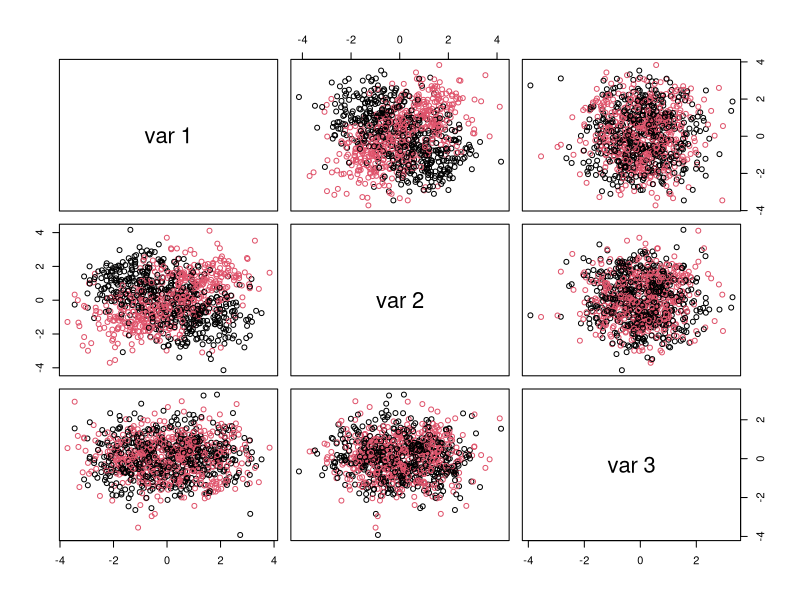
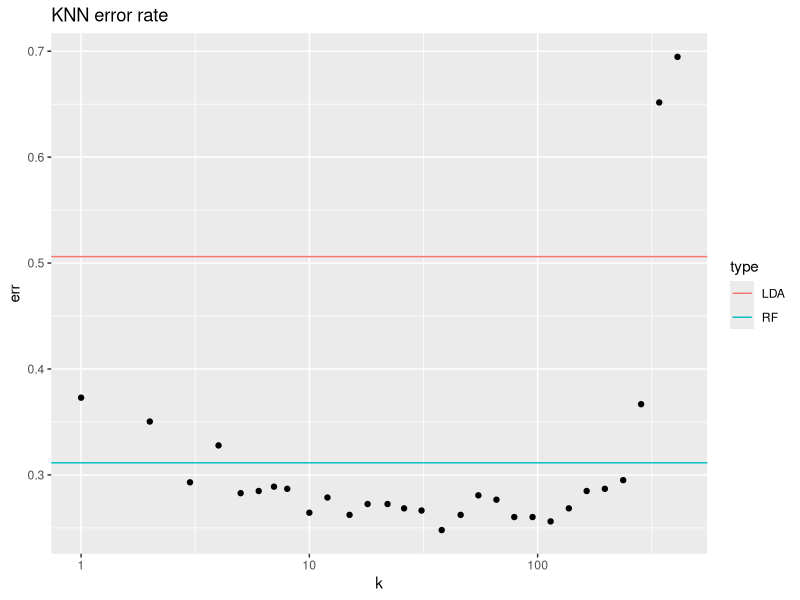
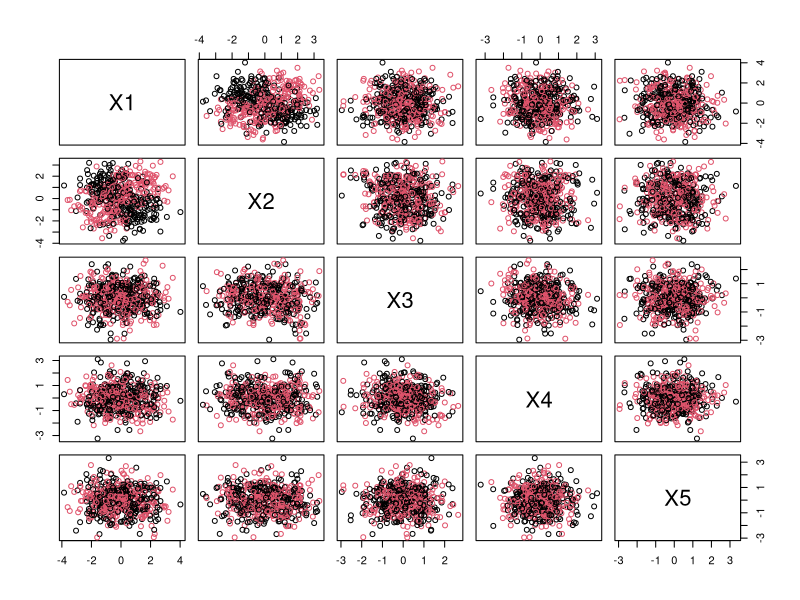
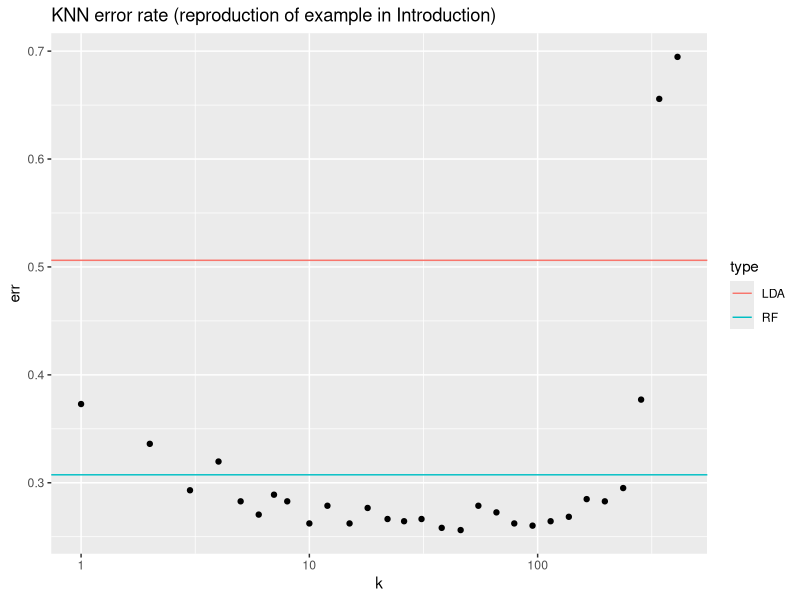
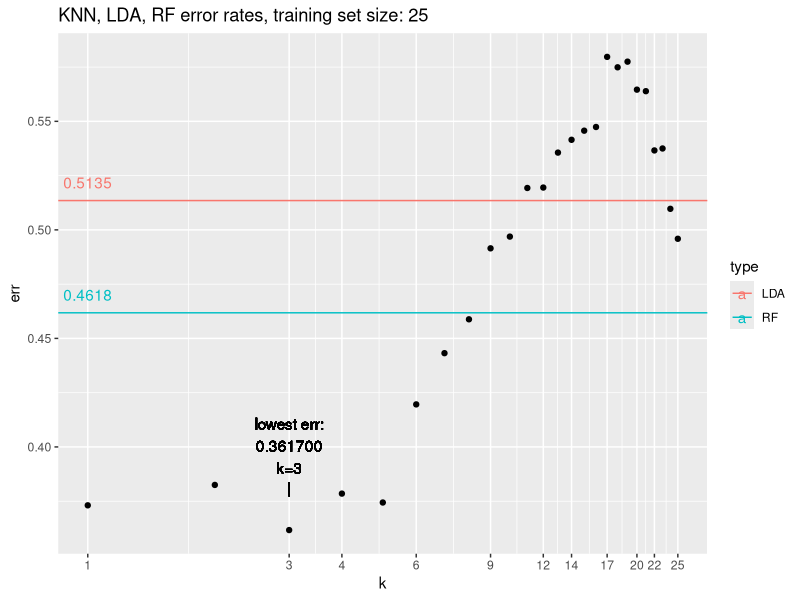
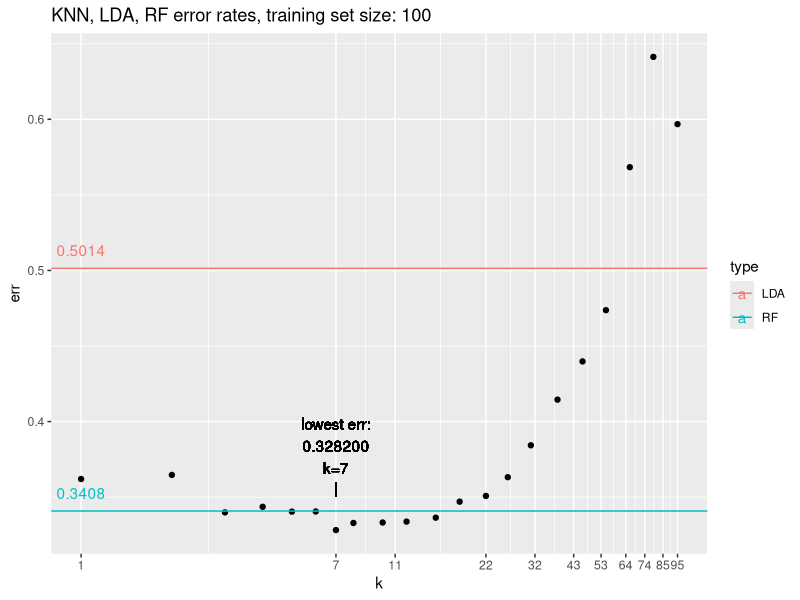
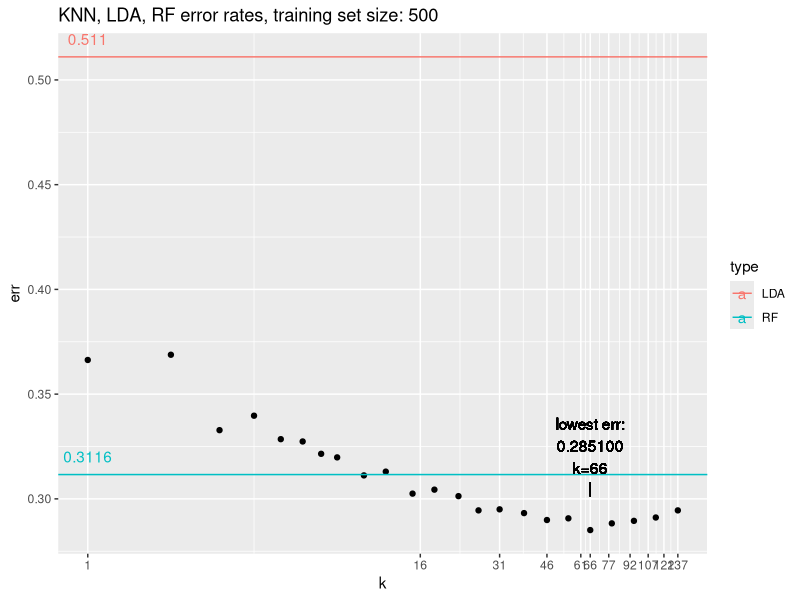
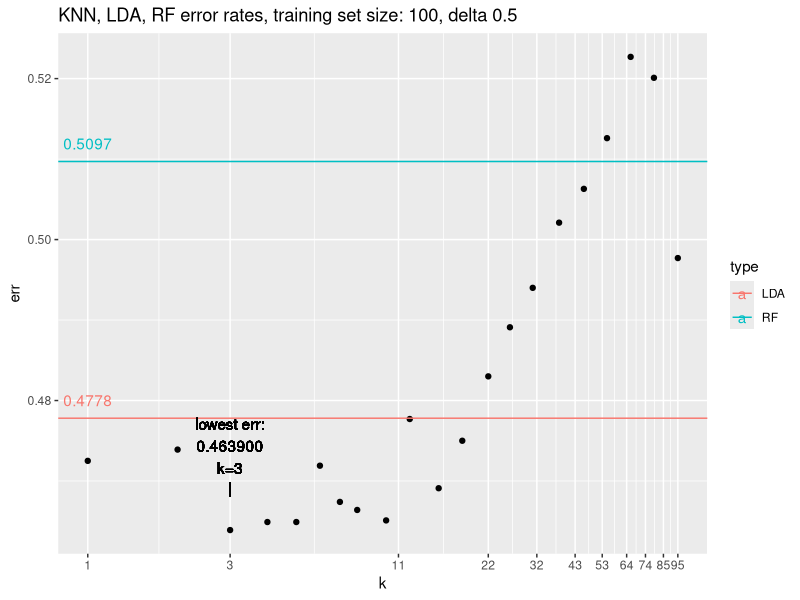

The R script that drew these images, in order:
## ---- chunk 1
library(randomForest)
library(MASS)
library(class)
library(ggplot2)
knitr::opts_chunk$set(echo = TRUE)

set.seed(2)
## ---- chunk 2
# How many observations:
nObs <- 1000
# How many predictors are associated with outcome:
nClassVars <- 2
# How many predictors are not:
nNoiseVars <- 1
# To modulate average difference between two classes' predictor values:
deltaClass <- 1
# Simulate dataset with interaction between attribute levels associated with the outcome:
xyzTmp <- matrix(rnorm(nObs*(nClassVars+nNoiseVars)),nrow=nObs,ncol=nClassVars+nNoiseVars)
classTmp <- 1
for ( iTmp in 1:nClassVars ) {
  deltaTmp <- sample(deltaClass*c(-1,1),nObs,replace=TRUE)
  xyzTmp[,iTmp] <- xyzTmp[,iTmp] + deltaTmp
  classTmp <- classTmp * deltaTmp
}
classTmp <- factor(classTmp > 0)
table(classTmp)
# plot resulting attribute levels colored by outcome:
pairs(xyzTmp,col=as.numeric(classTmp))
## ---- chunk 3
# Split data into train and test
bTrain <- sample(c(FALSE,TRUE),nrow(xyzTmp),replace=TRUE)
# Fit random forest to train data, obtain test error:
rfRes <- randomForest(xyzTmp[bTrain,],classTmp[bTrain])
rfTmpTbl <- table(classTmp[!bTrain],predict(rfRes,newdata=xyzTmp[!bTrain,]))
rfTmpTbl
## ---- chunk 4
# Fit LDA model to train data and evaluate error on the test data:
ldaRes <- lda(xyzTmp[bTrain,],classTmp[bTrain])
ldaTmpTbl <- table(classTmp[!bTrain],predict(ldaRes,newdata=xyzTmp[!bTrain,])$class)
ldaTmpTbl
## ---- chunk 5
# Fit KNN model at several levels of k:

dfTmp <- NULL
for ( kTmp in sort(unique(floor(1.2^(1:33)))) ) {
  knnRes <- knn(xyzTmp[bTrain,],xyzTmp[!bTrain,],classTmp[bTrain],k=kTmp)
  tmpTbl <- table(classTmp[!bTrain],knnRes)
  dfTmp <- rbind(dfTmp,data.frame(err=1-sum(diag(tmpTbl))/sum(tmpTbl),k=kTmp))
}
ggplot(dfTmp,aes(x=k,y=err))+geom_point()+scale_x_log10()+geom_hline(aes(yintercept = err,colour=type),data=data.frame(type=c("LDA","RF"),err=c(1-sum(diag(ldaTmpTbl))/sum(ldaTmpTbl),1-sum(diag(rfTmpTbl))/sum(rfTmpTbl))))+ggtitle("KNN error rate")
## ---- chunk 6
# nClassVars: How many predictors are associated with outcome:
# nNoiseVars: How many predictors are not:
# deltaClass: To modulate average difference between two classes' predictor values:
sim_data = function(nObs=1000, nClassVars=2, nNoiseVars=1, deltaClass=1){
  set.seed(63)
  # Simulate dataset with interaction between attribute levels associated with the outcome:
  xyzTmp = matrix(rnorm(nObs*(nClassVars+nNoiseVars)),nrow=nObs,ncol=nClassVars+nNoiseVars)
  classTmp = 1
  for ( iTmp in 1:nClassVars ) {
    deltaTmp = sample(deltaClass*c(-1,1), nObs,replace=TRUE)
    xyzTmp[,iTmp] = xyzTmp[,iTmp] + deltaTmp
    classTmp = classTmp * deltaTmp
  }
  classTmp = factor(classTmp > 0)
  
  # return data.frame with class as first column = 'y_class'
  return(data.frame(y_class=classTmp, xyzTmp))
  #return (cbind(classTmp, xyzTmp))
}

train_25 = sim_data(nObs=25, nClassVars=2, nNoiseVars=3, deltaClass=1)
train_100 = sim_data(nObs=100, nClassVars=2, nNoiseVars=3, deltaClass=1)
train_500 = sim_data(nObs=500, nClassVars=2, nNoiseVars=3, deltaClass=1)

## ---- chunk 7
# sanity check on the training set of 500 observations
table(train_500[,1])

# plot resulting attribute levels colored by outcome:
pairs(train_500[,-1], col=as.numeric(train_500[,1]))
## ---- chunk 8
err_rate = function(tbl) {
  return (1-sum(diag(tbl))/sum(tbl))
}

rf_predict_table = function (train, test, mtry_val=0) {
  # y_class outcome variable is in first column
  if (mtry_val == 0) {
    rf_fit = randomForest(train[,-1], train[,1])
  } else {
      print(paste0('mtry passed in = ', mtry_val))
      rf_fit = randomForest(train[,-1], train[,1], mtry=mtry_val)
  }
  rf_pred_table = table(test[,1],predict(rf_fit, newdata=test[,-1]))
  rf_err_rate = err_rate(rf_pred_table)
  
  list(conf_table=rf_pred_table, err_rate=rf_err_rate)
}

lda_predict_table = function(train, test) {
  lda_fit = lda(train[,-1], train[,1])
  lda_pred_table = table(test[,1], predict(lda_fit, newdata=test[,-1])$class)
  lda_err_rate = err_rate(lda_pred_table)
  
  list(conf_table=lda_pred_table, err_rate=lda_err_rate)
}

knn_predict_multiple = function(train, test, knn_range=1:10) {
  df_knn = NULL
  for ( kTmp in knn_range) {
    if (kTmp > nrow(data.frame(train)) ) {
      # if k > number of observations, skip
      next
    }
    knn_fit = knn(data.frame(train[,-1]), data.frame(test[,-1]), train[,1], k=kTmp)
    tmp_tbl = table(test[,1], knn_fit)
    df_knn = rbind(df_knn, data.frame(err=err_rate(tmp_tbl), k=kTmp))
  }
  return (df_knn)
}
## ---- chunk 9
df_repro_train = data.frame(classTmp[bTrain], xyzTmp[bTrain,])
df_repro_test = data.frame(classTmp[!bTrain], xyzTmp[!bTrain,])

lda_predict_repro = lda_predict_table(df_repro_train, df_repro_test)
lda_tmp_tbl_repro = lda_predict_repro$conf_table
lda_error_repro = lda_predict_repro$err_rate
rf_predict_repro = rf_predict_table(df_repro_train, df_repro_test)
rf_tmp_tbl_repro = rf_predict_repro$conf_table
rf_error_repro = rf_predict_repro$err_rate


rng = sort(unique(floor(1.2^(1:33)))) 
df_knn_repro = knn_predict_multiple(df_repro_train, df_repro_test, knn_range=rng)

ggplot(df_knn_repro,aes(x=k,y=err))+geom_point()+scale_x_log10()+geom_hline(aes(yintercept = err,colour=type),data=data.frame(type=c("LDA","RF"),err=c(lda_error_repro, rf_error_repro)))+ggtitle("KNN error rate (reproduction of example in Introduction)")

## ---- chunk 10
test = sim_data(nObs=10000, nClassVars=2, nNoiseVars=3, deltaClass=1)
## ---- chunk 11
rf_25 = rf_predict_table(train_25, test) 
rf_100 = rf_predict_table(train_100, test) 
rf_500 = rf_predict_table(train_500, test) 

lda_25 = lda_predict_table(train_25, test)
lda_100 = lda_predict_table(train_100, test)
lda_500 = lda_predict_table(train_500, test)

n=25
cat(sprintf('nObs=%s training set\n', n))
cat('* Random Forest\n')
rf_25
cat('* LDA\n')
lda_25

n=100
cat(sprintf('nObs=%s training set\n', n))
cat('* Random Forest\n')
rf_100
cat('* LDA\n')
lda_100

n=500
cat(sprintf('nObs=%s training set\n', n))
cat('* Random Forest\n')
rf_500
cat('* LDA\n')
lda_500
## ---- chunk 12

get_err_plot = function(df, lda_err_rate, rf_err_rate, title_suffix) {
  # if more than one, return the first row
  lowest_err_row = df[which(df$err==min(df$err)),][1,]
  lowest_err_value = round(lowest_err_row$err, 4)
  lowest_err_k = lowest_err_row$k
  lowest_err_label = sprintf('lowest err:\n%f\nk=%d', lowest_err_row$err, lowest_err_k)
  
  plt = (ggplot(df,aes(x=k,y=err)) 
         + geom_point() 
  #       + scale_x_log10()
    + scale_x_log10(breaks=sort(c(round(seq(min(df$k), max(df$k), length.out=10)), lowest_err_k)))
         + geom_hline(aes(yintercept=err, colour=type), 
                      data=data.frame(type=c("LDA","RF"), 
                      err=c(lda_err_rate, rf_err_rate))) 
  
         + geom_text(aes(1, err, colour=type, label=err_rate_label, vjust = -1),
                      data=data.frame(type=c("LDA","RF"), 
                        err_rate_label=c(lda_err_rate, rf_err_rate),
                        err=c(lda_err_rate, rf_err_rate))) 
  
         #+ geom_text(aes(1, lda_err_rate, label=lda_err_rate, vjust = -1))
         #+ geom_text(aes(1, rf_err_rate, label=rf_err_rate, vjust = -1))
         + geom_text(aes(lowest_err_k, lowest_err_value, label=lowest_err_label, vjust=-1))
         + geom_text(aes(lowest_err_k, lowest_err_value, label='|', vjust=-3))
         + ggtitle(sprintf('KNN, LDA, RF error rates, %s ', title_suffix)))
  
  return (list(g_plot=plt, err_info=lowest_err_row))
}

# testing of above
rng = sort(unique(floor(1.2^(1:26)))) 
df_knn_train_100 = knn_predict_multiple(train_100, test, knn_range=rng)
out = get_err_plot(df_knn_train_100, lda_100$err_rate, rf_100$err_rate, 'TESTING ** TESTING') 
# out$g_plot
## ---- chunk 13
# put in a reasonable range for this training dataset
#  though it will effectivley exit once k > number of training observations
rng = 1:25
df_knn_train_25 = knn_predict_multiple(train_25, test, knn_range=rng)

# norm_scale_plt_test = (ggplot(df_knn_train_25,aes(x=k,y=err)) 
#        + geom_point() 
#        + scale_x_continuous(breaks=df_knn_train_25$k)
#        + geom_hline(aes(yintercept = err, colour=type), data=data.frame(type=c("LDA","RF"),err=c(lda_25$err_rate, rf_25$err_rate))) 
#        + geom_text(aes(0, lda_25$err_rate, label=lda_25$err_rate, vjust = -1))
#        + geom_text(aes(0, rf_25$err_rate, label=rf_25$err_rate, vjust = -1))
#        + ggtitle('KNN, LDA, RF error rates, training set size: 25'))

# use the function instead
out_25 = get_err_plot(df_knn_train_25, lda_25$err_rate, rf_25$err_rate, 
  sprintf('training set size: %d', 25)) 
out_25$g_plot
## ---- chunk 14

rng = sort(unique(floor(1.2^(1:26)))) 
df_knn_train_100 = knn_predict_multiple(train_100, test, knn_range=rng)
out_100 = get_err_plot(df_knn_train_100, lda_100$err_rate, rf_100$err_rate, 
  sprintf('training set size: %d', 100))  
out_100$g_plot
## ---- chunk 15
rng = sort(unique(floor(1.2^(1:27)))) 
df_knn_train_500 = knn_predict_multiple(train_500, test, knn_range=rng)

out_500 = get_err_plot(df_knn_train_500, lda_500$err_rate, rf_500$err_rate, 
  sprintf('training set size: %d', 500))  
out_500$g_plot
## ---- chunk 16
train_100_delta_a = sim_data(nObs=100, nClassVars=2, nNoiseVars=3, deltaClass=0.5)
train_500_delta_a = sim_data(nObs=500, nClassVars=2, nNoiseVars=3, deltaClass=0.5)
test_delta_a = sim_data(nObs=10000, nClassVars=2, nNoiseVars=3, deltaClass=0.5)

# generate new sets to keep naming conventions consistent
train_100_delta_b = sim_data(nObs=100, nClassVars=2, nNoiseVars=3, deltaClass=1)
train_500_delta_b = sim_data(nObs=500, nClassVars=2, nNoiseVars=3, deltaClass=1)
test_delta_b = sim_data(nObs=10000, nClassVars=2, nNoiseVars=3, deltaClass=1)

train_100_delta_c = sim_data(nObs=100, nClassVars=2, nNoiseVars=3, deltaClass=2)
train_500_delta_c = sim_data(nObs=500, nClassVars=2, nNoiseVars=3, deltaClass=2)
test_delta_c = sim_data(nObs=10000, nClassVars=2, nNoiseVars=3, deltaClass=2)

## ---- chunk 17
rf_100_delta_a = rf_predict_table(train_100_delta_a, test_delta_a) 
lda_100_delta_a = lda_predict_table(train_100_delta_a, test_delta_a)

rng = sort(unique(floor(1.2^(1:26)))) 
df_knn_train_100_delta_a = knn_predict_multiple(train_100_delta_a, test_delta_a, knn_range=rng)
out = get_err_plot(df_knn_train_100_delta_a, rf_100_delta_a$err_rate, lda_100_delta_a$err_rate, 
  sprintf('training set size: %d, delta %.1f', 100, 0.5)) 
knn_train_100_delta_a_err_info=out$err_info
out1=out
out$g_plot
## ---- chunk 18
rf_500_delta_a = rf_predict_table(train_500_delta_a, test_delta_a)
lda_500_delta_a = lda_predict_table(train_500_delta_a, test_delta_a)

rng = sort(unique(floor(1.2^(1:26)))) 
df_knn_train_500_delta_a = knn_predict_multiple(train_500_delta_a, test_delta_a, knn_range=rng)
out = get_err_plot(df_knn_train_500_delta_a, rf_500_delta_a$err_rate, lda_500_delta_a$err_rate, 
  sprintf('training set size: %d, delta %.1f', 500, 0.5)) 
knn_train_500_delta_a_err_info=out$err_info
out2=out
out$g_plot
## ---- chunk 19
rf_100_delta_b = rf_predict_table(train_100_delta_b, test_delta_b) 
rf_500_delta_b = rf_predict_table(train_500_delta_b, test_delta_b)
lda_100_delta_b = lda_predict_table(train_100_delta_b, test_delta_b)
lda_500_delta_b = lda_predict_table(train_500_delta_b, test_delta_b)

rng = sort(unique(floor(1.2^(1:26)))) 
df_knn_train_100_delta_b = knn_predict_multiple(train_100_delta_b, test_delta_b, knn_range=rng)
out = get_err_plot(df_knn_train_100_delta_b, rf_100_delta_b$err_rate, lda_100_delta_b$err_rate, 
  sprintf('training set size: %d, delta %.1f', 100, 1)) 
knn_train_100_delta_b_err_info=out$err_info
out3=out
out$g_plot
## ---- chunk 20
rf_500_delta_b = rf_predict_table(train_500_delta_b, test_delta_b)
lda_500_delta_b = lda_predict_table(train_500_delta_b, test_delta_b)

rng = sort(unique(floor(1.2^(1:26)))) 
df_knn_train_500_delta_b = knn_predict_multiple(train_500_delta_b, test_delta_b, knn_range=rng)
out = get_err_plot(df_knn_train_500_delta_b, rf_500_delta_b$err_rate, lda_500_delta_b$err_rate, 
  sprintf('training set size: %d, delta %.1f', 500, 1)) 
knn_train_500_delta_b_err_info=out$err_info
out4=out
out$g_plot
## ---- chunk 21
rf_100_delta_c = rf_predict_table(train_100_delta_c, test_delta_c) 
lda_100_delta_c = lda_predict_table(train_100_delta_c, test_delta_c)

rng = sort(unique(floor(1.2^(1:26)))) 
df_knn_train_100_delta_c = knn_predict_multiple(train_100_delta_c, test_delta_c, knn_range=rng)
out = get_err_plot(df_knn_train_100_delta_c, rf_100_delta_c$err_rate, lda_100_delta_c$err_rate, 
  sprintf('training set size: %d, delta %.1f', 100, 2)) 
knn_train_100_delta_c_err_info=out$err_info
out5=out
out$g_plot
## ---- chunk 22
rf_500_delta_c = rf_predict_table(train_500_delta_c, test_delta_c)
lda_500_delta_c = lda_predict_table(train_500_delta_c, test_delta_c)

rng = sort(unique(floor(1.2^(1:26)))) 
df_knn_train_500_delta_c = knn_predict_multiple(train_500_delta_c, test_delta_c, knn_range=rng)
out = get_err_plot(df_knn_train_500_delta_c, rf_500_delta_c$err_rate, lda_500_delta_c$err_rate, 
  sprintf('training set size: %d, delta %.1f', 500, 2)) 
knn_train_500_delta_c_err_info=out$err_info
out6=out
out$g_plot
## ---- chunk 23
tny_theme= theme(
  text = element_text(size=8),
  plot.title = element_text(size=8),
  axis.title.x = element_text(size=8),
  axis.text.x = element_text(size=8),
  axis.title.y = element_text(size=8),
  axis.text.y = element_text(size=8)
)

library("gridExtra")
grid.arrange(out1$g_plot+tny_theme, out2$g_plot+tny_theme, out3$g_plot+tny_theme, out4$g_plot+tny_theme, out5$g_plot+tny_theme, out6$g_plot+tny_theme, nrow=3, ncol=2, top='Problem 2')

## ---- chunk 24
train_size = 100
delta_val = 1

# generate data: 2 predictors associated with outcome, 1/3/10 noiseVars
train_2class_1noise = sim_data(nObs=train_size, deltaClass=delta_val, nClassVars=2, nNoiseVars=1)
test_2class_1noise = sim_data(nObs=10000, deltaClass=delta_val, nClassVars=2, nNoiseVars=1)
train_2class_3noise = sim_data(nObs=train_size, deltaClass=delta_val, nClassVars=2, nNoiseVars=3)
test_2class_3noise = sim_data(nObs=1000, deltaClass=delta_val, nClassVars=2, nNoiseVars=3)
train_2class_10noise = sim_data(nObs=train_size, deltaClass=delta_val, nClassVars=2, nNoiseVars=10)
test_2class_10noise = sim_data(nObs=1000, deltaClass=delta_val, nClassVars=2, nNoiseVars=10)


# generate data: 5 predictors associated with outcome, 1/3/10 noiseVars
train_5class_1noise = sim_data(nObs=train_size, deltaClass=delta_val, nClassVars=5, nNoiseVars=1)
test_5class_1noise = sim_data(nObs=10000, deltaClass=delta_val, nClassVars=5, nNoiseVars=1)
train_5class_3noise = sim_data(nObs=train_size, deltaClass=delta_val, nClassVars=5, nNoiseVars=3)
test_5class_3noise = sim_data(nObs=1000, deltaClass=delta_val, nClassVars=5, nNoiseVars=3)
train_5class_10noise = sim_data(nObs=train_size, deltaClass=delta_val, nClassVars=5, nNoiseVars=10)
test_5class_10noise = sim_data(nObs=1000, deltaClass=delta_val, nClassVars=5, nNoiseVars=10)


# create plots: 2 predictors associated with outcome, 1/3/10 noiseVars
rf_2class_1noise = rf_predict_table(train_2class_1noise, test_2class_1noise)
lda_2class_1noise = lda_predict_table(train_2class_1noise, test_2class_1noise)
rng = sort(unique(floor(1.2^(1:26)))) 
df_knn_2class_1noise = knn_predict_multiple(train_2class_1noise, test_2class_1noise, knn_range=rng)
out1 = get_err_plot(df_knn_2class_1noise, rf_2class_1noise$err_rate, lda_2class_1noise$err_rate, 
  sprintf('train size: %d, delta: %.1f, \n   nClassVars=%d, nNoiseVars=%d', train_size, delta_val, 2, 1)) 
#knn_2class_1noise_err_info=out1$err_info


rf_2class_3noise = rf_predict_table(train_2class_3noise, test_2class_3noise)
lda_2class_3noise = lda_predict_table(train_2class_3noise, test_2class_3noise)
rng = sort(unique(floor(1.2^(1:26)))) 
df_knn_2class_3noise = knn_predict_multiple(train_2class_3noise, test_2class_3noise, knn_range=rng)
out2 = get_err_plot(df_knn_2class_3noise, rf_2class_3noise$err_rate, lda_2class_3noise$err_rate, 
  sprintf('train size: %d, delta: %.1f, \n   nClassVars=%d, nNoiseVars=%d', train_size, delta_val, 2, 3)) 
#knn_2class_1noise_err_info=out2$err_info


rf_2class_10noise = rf_predict_table(train_2class_10noise, test_2class_10noise)
lda_2class_10noise = lda_predict_table(train_2class_10noise, test_2class_10noise)
rng = sort(unique(floor(1.2^(1:26)))) 
df_knn_2class_10noise = knn_predict_multiple(train_2class_10noise, test_2class_10noise, knn_range=rng)
out3 = get_err_plot(df_knn_2class_10noise, rf_2class_10noise$err_rate, lda_2class_10noise$err_rate, 
  sprintf('train size: %d, delta: %.1f, \n   nClassVars=%d, nNoiseVars=%d', train_size, delta_val, 2, 10)) 
#knn_2class_1noise_err_info=out2$err_info


# create plots: 5 predictors associated with outcome, 1/3/10 noiseVars
rf_5class_1noise = rf_predict_table(train_5class_1noise, test_5class_1noise)
lda_5class_1noise = lda_predict_table(train_5class_1noise, test_5class_1noise)
rng = sort(unique(floor(1.2^(1:26)))) 
df_knn_5class_1noise = knn_predict_multiple(train_5class_1noise, test_5class_1noise, knn_range=rng)
out4 = get_err_plot(df_knn_5class_1noise, rf_5class_1noise$err_rate, lda_5class_1noise$err_rate, 
  sprintf('train size: %d, delta: %.1f, \n   nClassVars=%d, nNoiseVars=%d', train_size, delta_val, 5, 1)) 
#knn_5class_1noise_err_info=out1$err_info

rf_5class_3noise = rf_predict_table(train_5class_3noise, test_5class_3noise)
lda_5class_3noise = lda_predict_table(train_5class_3noise, test_5class_3noise)
rng = sort(unique(floor(1.2^(1:26)))) 
df_knn_5class_3noise = knn_predict_multiple(train_5class_3noise, test_5class_3noise, knn_range=rng)
out5 = get_err_plot(df_knn_5class_3noise, rf_5class_3noise$err_rate, lda_5class_3noise$err_rate, 
  sprintf('train size: %d, delta: %.1f, \n   nClassVars=%d, nNoiseVars=%d', train_size, delta_val, 5, 3)) 
#knn_5class_1noise_err_info=out5$err_info


rf_5class_10noise = rf_predict_table(train_5class_10noise, test_5class_10noise)
lda_5class_10noise = lda_predict_table(train_5class_10noise, test_5class_10noise)
rng = sort(unique(floor(1.2^(1:26)))) 
df_knn_5class_10noise = knn_predict_multiple(train_5class_10noise, test_5class_10noise, knn_range=rng)
out6 = get_err_plot(df_knn_5class_10noise, rf_5class_10noise$err_rate, lda_5class_10noise$err_rate, 
  sprintf('train size: %d, delta: %.1f, \n  nClassVars=%d, nNoiseVars=%d', train_size, delta_val, 5, 10)) 
#knn_5class_1noise_err_info=out5$err_info


out1$g_plot
out2$g_plot
out3$g_plot
out4$g_plot
out5$g_plot
out6$g_plot

## ---- chunk 25
grid.arrange(out1$g_plot+tny_theme, out2$g_plot+tny_theme, out3$g_plot+tny_theme, out4$g_plot+tny_theme, out5$g_plot+tny_theme, out6$g_plot+tny_theme, nrow=3, ncol=2, top='Problem 3')

## ---- chunk 26
nObs <- 1000
# How many predictors are associated with outcome:
nClassVars <- 2
# How many predictors are not:
nNoiseVars <- 3
# To modulate average difference between two classes' predictor values:
deltaClass <- 2
# Simulate dataset with interaction between attribute levels associated with the outcome:
xyzTmp <- matrix(rnorm(nObs*(nClassVars+nNoiseVars)),nrow=nObs,ncol=nClassVars+nNoiseVars)
classTmp <- 1
for ( iTmp in 1:nClassVars ) {
  deltaTmp <- sample(deltaClass*c(-1,1),nObs,replace=TRUE)
  xyzTmp[,iTmp] <- xyzTmp[,iTmp] + deltaTmp
  #ORIG: classTmp <- classTmp * deltaTmp
  classTmp <- classTmp * deltaTmp
}
classTmp <- factor(classTmp > 0)
#table(classTmp)
pairs(xyzTmp,col=as.numeric(classTmp))
## ---- chunk 27

nObs <- 1000
# How many predictors are associated with outcome:
nClassVars <- 3
# How many predictors are not:
nNoiseVars <- 2
# To modulate average difference between two classes' predictor values:
deltaClass <- 2
# Simulate dataset with interaction between attribute levels associated with the outcome:
xyzTmp <- matrix(rnorm(nObs*(nClassVars+nNoiseVars)),nrow=nObs,ncol=nClassVars+nNoiseVars)
classTmp <- 1
for ( iTmp in 1:nClassVars ) {
  deltaTmp <- sample(deltaClass*c(-1,1),nObs,replace=TRUE)
  xyzTmp[,iTmp] <- xyzTmp[,iTmp] + deltaTmp
  #ORIG: classTmp <- classTmp * deltaTmp
  classTmp <- classTmp * deltaTmp
}
classTmp <- factor(classTmp > 0)
#table(classTmp)
pairs(xyzTmp,col=as.numeric(classTmp))
## ---- chunk 28
train_p4 = sim_data(nObs=5000, deltaClass=2, nClassVars=3, nNoiseVars=20)
test_p4 = sim_data(nObs=10000, deltaClass=2, nClassVars=3, nNoiseVars=20)

rf_p4_mtry_default = rf_predict_table(train_p4, test_p4)
rf_p4_mtry_default

rf_p4_mtry2 = rf_predict_table(train_p4, test_p4, mtry_val=2)
rf_p4_mtry2

rf_p4_mtry5 = rf_predict_table(train_p4, test_p4, mtry_val=5)
rf_p4_mtry5

rf_p4_mtry10 = rf_predict_table(train_p4, test_p4, mtry_val=10)
rf_p4_mtry10

## ---- chunk 29
lda_p4 = lda_predict_table(train_p4, test_p4)
rng = sort(unique(floor(1.2^(1:28)))) 
df_knn_p4 = knn_predict_multiple(train_p4, test_p4, knn_range=rng)
## ---- chunk 30
err_lines = c(rf_p4_mtry_default$err_rate, rf_p4_mtry2$err_rate, rf_p4_mtry5$err_rate, rf_p4_mtry10$err_rate, lda_p4$err_rate)
data_df = data.frame(type=c('RF default','RF mtry= 2', 'RF mtry= 5', 'RF mtry=10', 'LDA'), 
                     err=err_lines,
                     x_pos=1:5)

plt_ok = (ggplot(df_knn_p4,aes(x=k,y=err))
       + geom_point()+scale_x_log10()
       + geom_hline(aes(yintercept = err, colour=type), data=data_df)
       + ggtitle("KNN error rate "))

lowest_err_row = df_knn_p4[which(df_knn_p4$err==min(df_knn_p4$err)),][1,]
lowest_err_value = round(lowest_err_row$err, 4)
lowest_err_k = lowest_err_row$k
lowest_err_label = sprintf('lowest err:\n%f\nk=%d', lowest_err_row$err, lowest_err_k)

plt = (ggplot(df_knn_p4,aes(x=k,y=err))
  + geom_point()
  + scale_x_log10(breaks=sort(c(round(seq(min(df_knn_p4$k), max(df_knn_p4$k), length.out=10)), lowest_err_k)))
  + geom_hline(aes(yintercept = err, colour=type), data=data_df)
  + geom_text(aes(x=x_pos, err, colour=type, label=err, vjust = -1), data=data_df) 
  + geom_text(aes(lowest_err_k, lowest_err_value, label=lowest_err_label, vjust=-1))
  + geom_text(aes(lowest_err_k, lowest_err_value, label='|', vjust=-3))
  + ggtitle("KNN, LDA, RandomForest (multiple #variables) error rates"))

plt             
